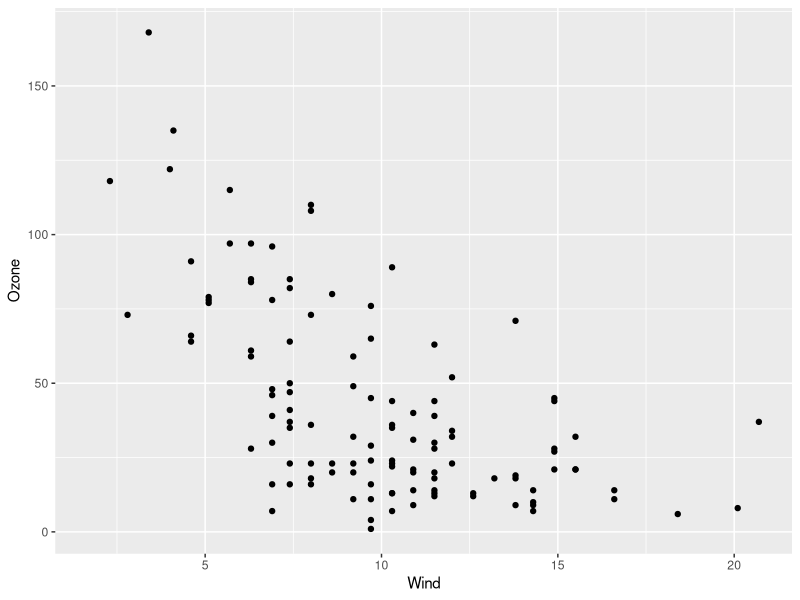
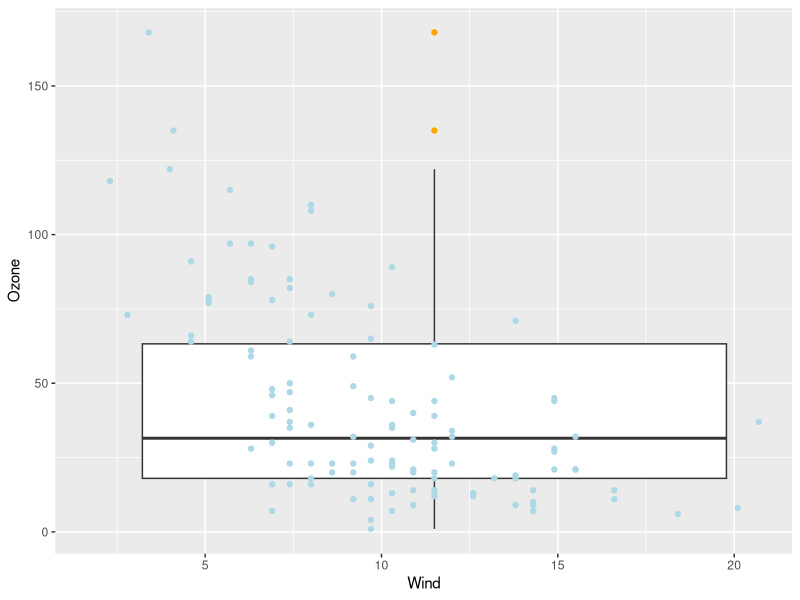

R code for these plots, in order:
# ---- 0. Setup and load libraries, if any ----

library(ggplot2)  # load the graphing library

if(!require("rstudioapi")) install.packages("rstudioapi")
setwd(dirname(getSourceEditorContext()$path))  # set working directory

set.seed(42)

# ---- 1. Load and visualize data ----
data(airquality)

ggplot(data=airquality, aes(x=Wind, y=Ozone)) +
  geom_point()

# ---- 2. Boxplots ----

ggplot(data=airquality, aes(x=Wind, y=Ozone)) +
  geom_boxplot(outlier.color = "orange") +
  geom_point(color="light blue")
